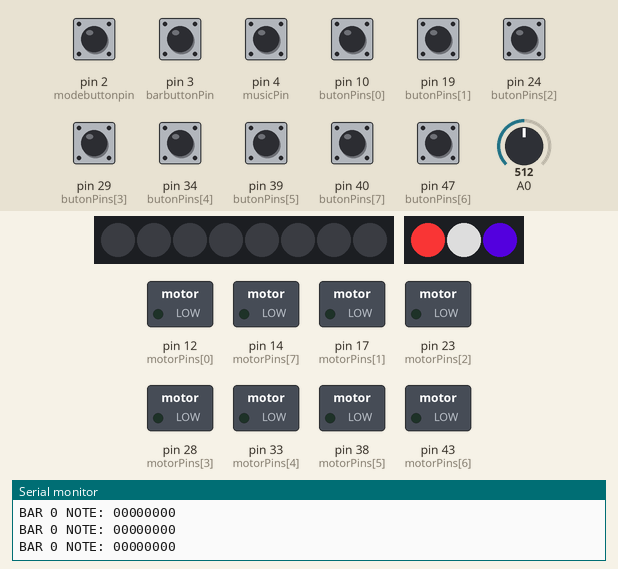
Recording of a sketch running on a simulated Arduino Mega 2560, built with avr-gcc and run on an emulated ATmega2560. On the bench: 8 RGB LEDs in strip order, left to right, 3 RGB LEDs in strip order, left to right, switched loads named in the sketch (green lamp = pin HIGH), the last lines printed to the serial monitor. The test bench sets the inputs (shaded band); at power-on: pin 2 (modebuttonpin), pin 3 (barbuttonPin), pin 4 (musicPin), pin 10 (butonPins[0]), pin 19 (butonPins[1]), pin 24 (butonPins[2]), pin 29 (butonPins[3]), pin 34 (butonPins[4]), pin 39 (butonPins[5]), pin 40 (butonPins[7]), pin 47 (butonPins[6]) HIGH, A0 = 512. Dim RGB values are drawn brighter than linear; pins used as bus, display or sensor lines are not drawn.

Above: at 1.2 s.
1.3 s: pin 2 (modebuttonpin) pulled LOW for 0.15 s
At 1.9 s:
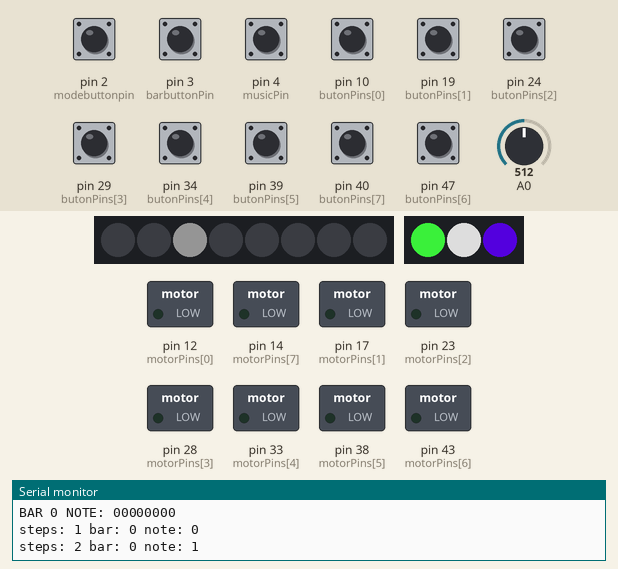
2.0 s: A0 set to 122
3.9 s: A0 set to 716
At 4.71 s:
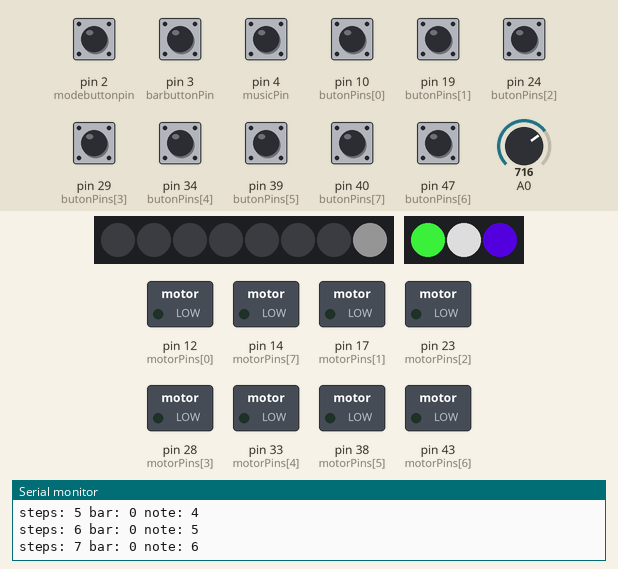
5.4 s: pin 2 (modebuttonpin) pulled LOW for 1 s
At 6.1 s:
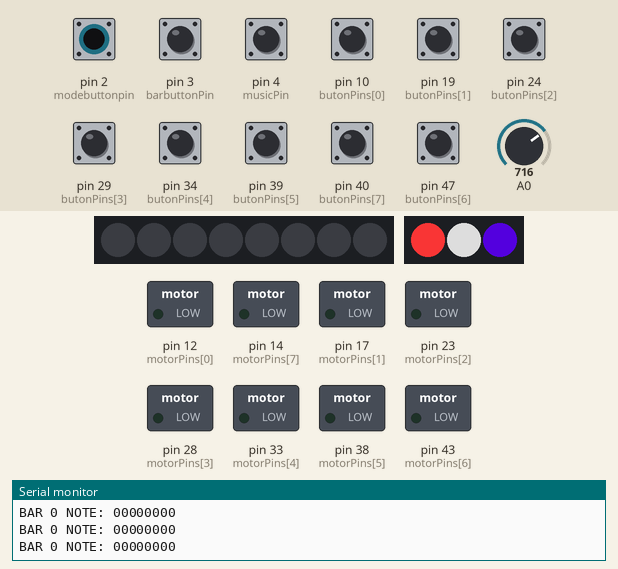
7.9 s: pin 3 (barbuttonPin) pulled LOW for 0.15 s
At 9.1 s:
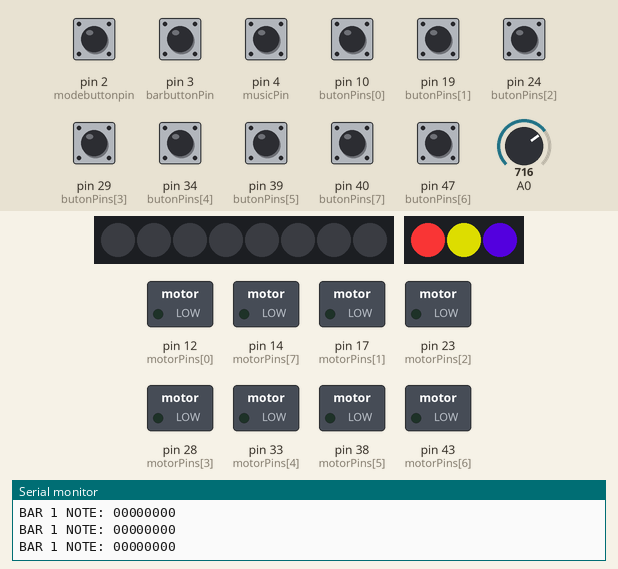
9.5 s: pin 10 (butonPins[0]) pulled LOW for 0.15 s
At 10.5 s:
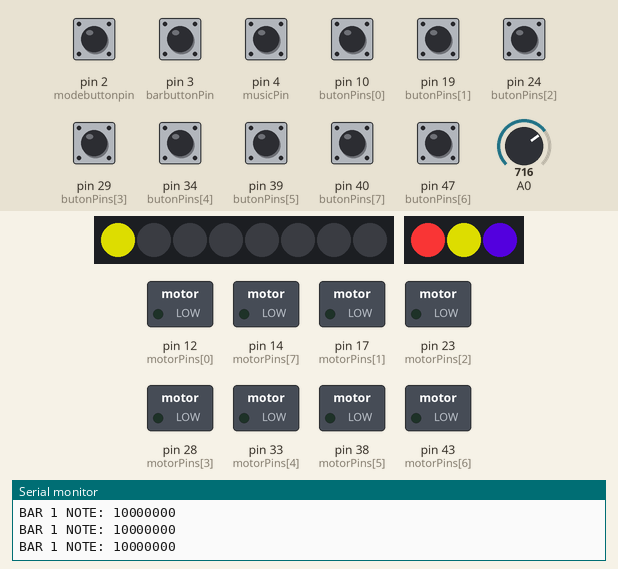
Timing chart, 0 to 12.1 s (numbered marks = the images above; inputs shaded):
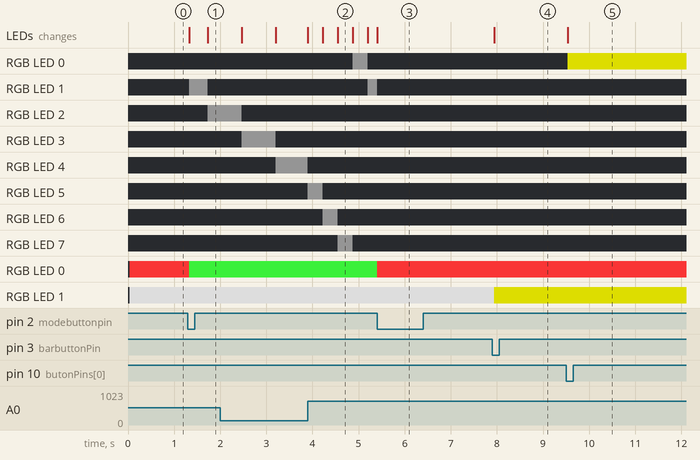

Measured:
- after the input at 1.3 s, RGB LED 1: off → RGB(20, 20, 20) at once, → off 0.40 s later; RGB LED 2: off → RGB(20, 20, 20) after 0.43 s; RGB LED 0: RGB(235, 50, 50) → RGB(50, 205, 50) at once; the LEDs: first change at once (image 1 shows a later state)
- after the input at 5.4 s, the LEDs: change at once (image 3)
- after the input at 7.9 s, RGB LED 1: RGB(150, 150, 150) → RGB(150, 150, 0) at once
- after the input at 9.5 s, RGB LED 0: off → RGB(150, 150, 0) at once; the LEDs: change at once (image 5)

The sketch:

Sequencing_with_8_bars_and_16_bars_.ino
```cpp
#define NUM_BARS 2
#define NUM_NOTES 8

unsigned long timer;
int notes[NUM_BARS][NUM_NOTES] = {
  {0, 0, 0, 0, 0, 0, 0, 0},    /*  initializers for row indexed by 0 */
  {0, 0, 0, 0, 0, 0, 0, 0}     /*  initializers for row indexed by 1 */
};


unsigned int noteDuration [NUM_BARS][NUM_NOTES] = {
  {180, 180, 180, 180, 180, 180, 180, 180},    /*  initializers for row indexed by 0 */
  {180, 180, 180, 180, 180, 180, 180, 180}     /*  initializers for row indexed by 1 */
};
unsigned int noteTimer [NUM_BARS][NUM_NOTES] = {
  {0, 0, 0, 0, 0, 0, 0, 0},    /*  initializers for row indexed by 0 */
  {0, 0, 0, 0, 0, 0, 0, 0}     /*  initializers for row indexed by 1 */
};
unsigned int vibrationStatus [NUM_BARS][NUM_NOTES] = {
  {0, 0, 0, 0, 0, 0, 0, 0},    /*  initializers for row indexed by 0 */
  {0, 0, 0, 0, 0, 0, 0, 0}     /*  initializers for row indexed by 1 */
};

int LEDpins[8];
int butonPins[8] = {10, 19, 24, 29, 34, 39, 47, 40};
bool LEDstates[8] = {false};
bool Bstates[8] = {false};
bool prevBstates[8] = {false};

int currNote;
int currBar;
int bpm = 60;
float period;
int floatnumber = 60.0f;
unsigned long countUp = 0;
bool newStep = false;
bool showDebug = true;

int modebuttonpin = 2;
bool modebuttontate = false;
int prevmodebuttonstate = false;
int counter2 = 0;

int barbuttonPin = 3;
bool barbuttonstate = false;
int prevbarbuttonstate = false;
int currEditBar = 0;

int musicPin = 4;
bool musicstate = false;
int prevmusicstate = false;
int music = 1;

bool butonoroff[8] = {false};
bool butonoroff1[8] = {false};

int done = 0;
int done1 = 0;
int done2 = 0;

int x = 0;

#define NUM_INSTRUMENT 5
#define NUM_VALUES 21
int vibrationData[NUM_INSTRUMENT][NUM_VALUES]  = {
  {202, 149, 79, 74, 73, 72, 70, 68, 67, 65, 64, 62, 60, 58, 55, 53, 51, 48, 47, 16, 0},
  {222, 222, 190, 180, 80, 0, 0, 0, 0, 0, 0, 0, 0, 0, 0, 0, 0, 0, 0, 0, 0},
  {0, 0, 0, 0, 0, 0, 0, 180, 200, 255, 255, 200, 180, 100, 55, 53, 51, 48, 47, 16, 0},
  {0, 0, 0, 200, 255, 255, 200, 180, 0, 0, 0, 200, 255, 255, 200, 0, 0, 0, 255, 206, 0},
  {0, 0, 0, 0, 0, 0, 0, 0, 0, 0, 0, 0, 0, 0, 0, 0, 80, 180, 190, 222, 222}
  };

unsigned long currentMillis1[8] = {0};  //some global variables available anywhere in the program
unsigned long startMillis1[8] = {0};  //some global variables available anywhere in the program
int count[8] = {0};
int index[8] = {0};
int motorPins[8] = {12, 17, 23, 28, 33, 38, 43, 14};
int speedperiod[NUM_BARS][NUM_NOTES] = {
  {40, 40, 40, 40, 40, 40, 40, 40},    /*  initializers for row indexed by 0 */
  {40, 40, 40, 40, 40, 40, 40, 40}     /*  initializers for row indexed by 1 */
};
int startMillis[NUM_BARS][NUM_NOTES] = {
  {0, 0, 0, 0, 0, 0, 0, 0},    /*  initializers for row indexed by 0 */
  {0, 0, 0, 0, 0, 0, 0, 0}     /*  initializers for row indexed by 1 */
};

#include <Adafruit_NeoPixel.h>
#ifdef __AVR__
#include <avr/power.h> // Required for 16 MHz Adafruit Trinket
#endif
// Which pin on the Arduino is connected to the NeoPixels?
#define PIN        15
#define PIN1        7
// How many NeoPixels are attached to the Arduino?
#define NUMPIXELS1 3 // Popular NeoPixel ring size
#define NUMPIXELS 8 // Popular NeoPixel ring size
Adafruit_NeoPixel pixels(NUMPIXELS, PIN, NEO_GRB + NEO_KHZ800);
Adafruit_NeoPixel pixels1(NUMPIXELS1, PIN1, NEO_GRB + NEO_KHZ800);


void setup() {
  Serial.begin(115200);
  pixels.begin();
  pixels1.begin();

  // calculate the period based on Beats Per Minute (BPM)
  period = (60.0f / bpm) * 1000;
  Serial.print("period = ");
  Serial.println(period);

  // reset the timer
  timer = millis();


  //Button input , LED ,
  for (int i = 0; i < 8; i++) {
    pinMode(butonPins[i], INPUT_PULLUP);
    pinMode(LEDpins[i], OUTPUT);
    pinMode(motorPins[i], OUTPUT);
  }
  //mode buttoninput
  pinMode(modebuttonpin, INPUT_PULLUP);

  //Bar pin input
  pinMode(barbuttonPin, INPUT_PULLUP);

  //Choosing music instruments
  pinMode(musicPin, INPUT_PULLUP);
}

void loop() {
  prevmodebuttonstate = modebuttontate;
  modebuttontate = digitalRead(modebuttonpin);
  if (prevmodebuttonstate == HIGH && modebuttontate == LOW) {
    counter2++;   //Adds 1 to the countUp int on every loop
  }
  else {}
  // menu counter
  if (counter2 > 1) {
    counter2 = 0;

  }
  // write modeeeeeeeeeeeeeeee
  if ( counter2 == 0 )  {
    pixels1.setPixelColor(0, pixels1.Color(235, 50, 50));
    pixels1.show();   // Send the updated pixel colors to the hardware.
    barbutton();
    buttoninput();
    instrumentChoice();
  }
  // Play mode
  if ( counter2 == 1 )  {
    pixels1.setPixelColor(0, pixels1.Color(50, 205, 50 ));
    pixels1.show();   // Send the updated pixel colors to the hardware.
    updateBPM();
    updateTimeStep();
    updateNotes();
  }
}

void updateBPM()
{
  int val = analogRead(A0);
  // Serial.println (val);
  val = map(val, 0, 1023, 60, 240);
  bpm = val;

  // calculate the period based on Beats Per Minute (BPM)
  period = (60.0f / bpm) * 1000;
  // Serial.print("period = ");
  // Serial.println(period);
}

void updateTimeStep()
{

  if (millis() - timer >= period)  //test whether the period has elapsed
  {
    timer = millis();

    //add counter to loop
    newStep = true;

    countUp++;

    if (showDebug) {
      Serial.print("steps: ");
      Serial.print(countUp);
      Serial.print(" bar: ");
      Serial.print(currBar);
      Serial.print(" note: ");
      Serial.println(currNote);
    }

  }

}

void updateNotes()
{

  if (newStep == true) {
    currNote++;
    if (currNote >= NUM_NOTES)
    {
      currNote = 0;
      currBar++;

      if (currBar >= NUM_BARS)
      {
        currBar = 0;
      }

    }
    newStep = false;
    lightNote();
    playVibration();
    countLight();


  }

  updateVibration();
}


void countLight()

{
  if (notes[currBar][currNote] ==  0) {
    pixels.setPixelColor(currNote, pixels.Color(20, 20, 20 ));
    pixels.show();   // Send the updated pixel colors to the hardware.
  }
}

void lightNote()
{
  if (notes[currBar][currNote] > 0) {
    if (done2 == 0) {
    { for (int i = 0; i < 8; i++) {
          if (LEDpins[i], HIGH) {
            digitalWrite(LEDpins[i], LOW);
            pixels.clear();
          }
        }
      }           done2++;
    }    digitalWrite(LEDpins[currNote], HIGH);
    if (currBar == 0) {
      pixels.setPixelColor(currNote, pixels.Color(0, 150, 0 ));
      pixels.show();   // Send the updated pixel colors to the hardware.
    }
    if (currBar == 1) {
      pixels.setPixelColor(currNote, pixels.Color(150, 0, 0 ));
      pixels.show();   // Send the updated pixel colors to the hardware.
    }
    done2 = 0;
  }
  else {
    for (int i = 0; i < 8; i++) {
      if (LEDpins[i], HIGH) {
        digitalWrite(LEDpins[currNote], LOW);
        pixels.clear();

      }
    }

  }

}

void playVibration()
{
  if (notes[currBar][currNote] > 0) {
    vibrationStatus[currBar][currNote] = 1;
    noteTimer[currBar][currNote] = millis();
  }

}

void updateVibration()
{
  for (int i = 0; i < NUM_NOTES; i++)
  {
    unsigned int timer = millis() - noteTimer[currBar][i];
    if ((vibrationStatus[currBar][i] == 1) && (timer >= noteDuration[currBar][i]))
    {
      vibrationStatus[currBar][i] = 0;
    } else if (vibrationStatus[currBar][i] == 1) {
      unsigned int period = noteDuration[currBar][i] / NUM_VALUES;

      unsigned int index = (timer / period) - 2;
      x = notes[currBar][currNote] - 1;

      digitalWrite(motorPins[i], vibrationData[x][index]);    Serial.println (vibrationData[x][index]);

    } else {
      digitalWrite(motorPins[i], 0);
    }

  }

}


void barbutton()

// cycle thru bars
{
  Serial.print("BAR ");
  Serial.print(currEditBar);
  Serial.print(" NOTE: ");
  Serial.print( notes[currEditBar][0]);
  Serial.print( notes[currEditBar][1]);
  Serial.print( notes[currEditBar][2]);
  Serial.print( notes[currEditBar][3]);
  Serial.print( notes[currEditBar][4]);
  Serial.print( notes[currEditBar][5]);
  Serial.print( notes[currEditBar][6]);
  Serial.print( notes[currEditBar][7]);
  Serial.println(" ");

  prevbarbuttonstate = barbuttonstate;
  barbuttonstate = digitalRead(barbuttonPin);
  if (prevbarbuttonstate == HIGH && barbuttonstate == LOW) {
    currEditBar++;   //Adds 1 to the currEditBar int on every loop

  }
  else {}
  if (currEditBar > 1) {
    currEditBar = 0;
  }
  if ( currEditBar == 0 )
  { notes[NUM_BARS][NUM_NOTES] = notes[currEditBar][NUM_NOTES];
    pixels1.setPixelColor(1, pixels1.Color(150, 150, 150 ));
    pixels1.show();   // Send the updated pixel colors to the hardware.

  }
  if ( currEditBar == 1 )
  { notes[NUM_BARS][NUM_NOTES] = notes[currEditBar][NUM_NOTES];
    pixels1.setPixelColor(1, pixels1.Color(150, 150, 0 ));

  }
}


void buttoninput()


{
  for (int i = 0; i < 8; i++) {
    for (int x = 1; x <= NUM_INSTRUMENT; x++) {
      if (currEditBar == 0  && music == x) {
        if (done == 0) {
          for (int i = 0; i < 8; i++) {
            if (LEDpins[i], HIGH) {
              digitalWrite(LEDpins[i], LOW);
              pixels.setPixelColor(i, pixels.Color(0 , 0, 0 ));
              pixels.show();
            }
          }
          done++;
        }
        done1 = 0;
        if (notes[0][i] == x) {
          digitalWrite(LEDpins[i], HIGH);
        }
        for (int i = 0; i < 8; i++) {
          if (butonoroff[i] == HIGH) {
            pixels.setPixelColor(i, pixels.Color(150, 150, 150 ));
            pixels.show();   // Send the updated pixel colors to the hardware.
          }
          else {
            pixels.setPixelColor(i, pixels.Color(0 , 0, 0 ));
            pixels.show();   // Send the updated pixel colors to the hardware.
          }
        }
        prevBstates[i] = Bstates[i];
        Bstates[i] = digitalRead(butonPins[i]);
        if (prevBstates[i] == HIGH && Bstates[i] == LOW) {
          if (butonoroff) {
            LEDstates[i] = !LEDstates[i];
            digitalWrite(LEDpins[i], LEDstates[i]);
            butonoroff[i] = ! butonoroff[i];
          }
          if (butonoroff[i] == true)
          {
            notes[0][i] = x;
          }
          if (butonoroff[i] == false)
          {
            notes[0][i] = 0;
          }
        }
      }    if (currEditBar == 1  && music == x) {
        if (done1 == 0) {
          for (int i = 0; i < 8; i++) {
            if (LEDpins[i], HIGH) {
              digitalWrite(LEDpins[i], LOW);
              pixels.setPixelColor(i, pixels.Color(0 , 0, 0 ));
              pixels.show();
            }
          }
          done1++;
        }
        done = 0;
        if (notes[1][i] == x) {
          digitalWrite(LEDpins[i], HIGH);
        }
        for (int i = 0; i < 8; i++) {
          if (butonoroff1[i] == HIGH) {
            pixels.setPixelColor(i, pixels.Color(150, 150, 0 ));
            pixels.show();   // Send the updated pixel colors to the hardware.
          }
          else {
            pixels.setPixelColor(i, pixels.Color(0 , 0, 0 ));
            pixels.show();   // Send the updated pixel colors to the hardware.
          }
        }
        prevBstates[i] = Bstates[i];
        Bstates[i] = digitalRead(butonPins[i]);
        if (prevBstates[i] == HIGH && Bstates[i] == LOW) {
          if (butonoroff1) {
            LEDstates[i] = !LEDstates[i];
            digitalWrite(LEDpins[i], LEDstates[i]);
            butonoroff1[i] = ! butonoroff1[i];
          }
          if (butonoroff1[i] == true)
          {
            notes[1][i] = x;
          }
          if (butonoroff1[i] == false)
          {
            notes[1][i] = 0;
          }
        }
      }

    }
  }
}

void instrumentChoice()
{
  //Serial.println (music);
  prevmusicstate = musicstate;
  musicstate = digitalRead(musicPin);
  if (prevmusicstate == HIGH && musicstate == LOW) {
    music++;   //Adds 1 to the currEditBar int on every loop

  }
  else {}
  if (music > NUM_INSTRUMENT) {
    music = 1;
  }
  if (music == 1)
  {
    pixels1.setPixelColor(2, pixels.Color(57, 0, 153));
    pixels1.show();   // Send the updated pixel colors to the hardware.


  }
  if (music == 2)
  {
    pixels1.setPixelColor(2, pixels.Color(158, 0, 89));
    pixels1.show();   // Send the updated pixel colors to the hardware.


  }
  if (music == 3)
  {
    pixels1.setPixelColor(2, pixels.Color(255, 84, 0));
    pixels1.show();   // Send the updated pixel colors to the hardware.


  }
  if (music == 4)
  {
    pixels1.setPixelColor(2, pixels.Color(255, 189, 0));
    pixels1.show();   // Send the updated pixel colors to the hardware.


  }
  if (music == 5)
  {
    pixels1.setPixelColor(2, pixels.Color(194, 0, 251));
    pixels1.show();   // Send the updated pixel colors to the hardware.


  }

}
```
